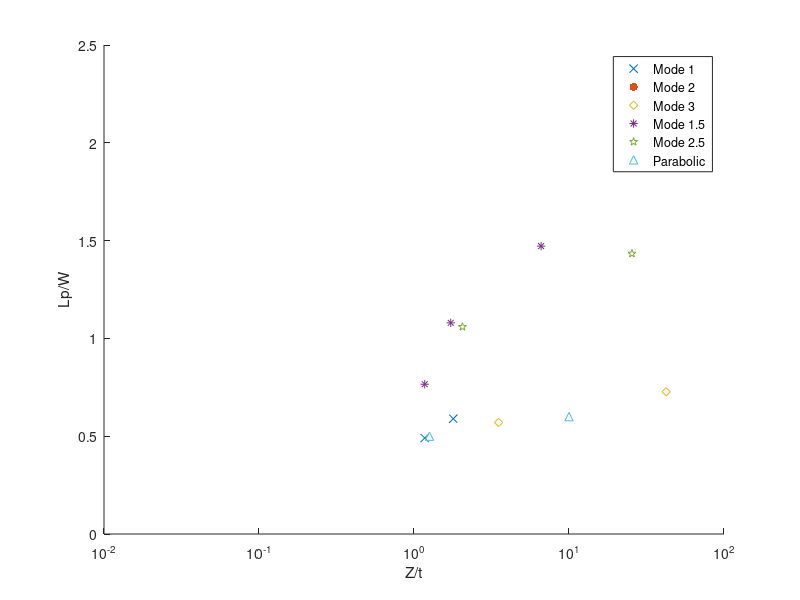

This chart was generated by the following MATLAB code:
% Data points for mode 1
x_mode1 = [4.07609, 7.8125, 44.734, 3.125, 0.2534, 0.069];
y_mode1 = [0.9029, 0.975933, 1.8051, 0.90336, 0.5894, 0.4907];
% x_mode1 = [x_mode1; Z_t];
% y_mode1 = [y_mode1; persistance_length];

x_mode2 = [];
y_mode2 = [];

x_mode22 = [4.068,2.3391, 11.6959, 31.1883, 2.7412];
y_mode22 = [1.159,0.94305, 1.335, 2.1774, 1.0027];

x_mode3 = [1.6268, 3.9065, 0.5458, 6.23, 18.6452, 8.4464];
y_mode3 = [0.7272, 0.9445, 0.5702, 1.2181, 1.6091, 1.3155];

x_mode15 = [9.375,0.82,2.8125, 2.5, 0.069, 0.2369];
y_mode15 = [2.18, 1.4718, 1.8861, 1.6672, 0.7657, 1.0796];

x_mode25 = [0.3125,1.4062,21.7285, 11.52];
y_mode25 = [1.0592, 1.4336, 2.2528, 2.2544];

x_parabolic = [0.1,1,10,40];
y_parabolic = [0.5,0.6,1,2];

% Create the scatter plot with a logarithmic x-axis
figure;
hold on; % Hold on to plot multiple data sets on the same figure
scatter(x_mode1, y_mode1, 'x');
scatter(x_mode22, y_mode22, 'o', 'filled');
scatter(x_mode3, y_mode3, 'd');
scatter(x_mode15, y_mode15, '*');
scatter(x_mode25, y_mode25, 'p');
scatter(x_parabolic, y_parabolic, '^');
set(gca, 'XScale', 'log');  % Set the x-axis to a logarithmic scale

xlabel('Z/t');
ylabel('Lp/W');
legend('Mode 1', 'Mode 2', 'Mode 3', 'Mode 1.5', 'Mode 2.5', 'Parabolic');